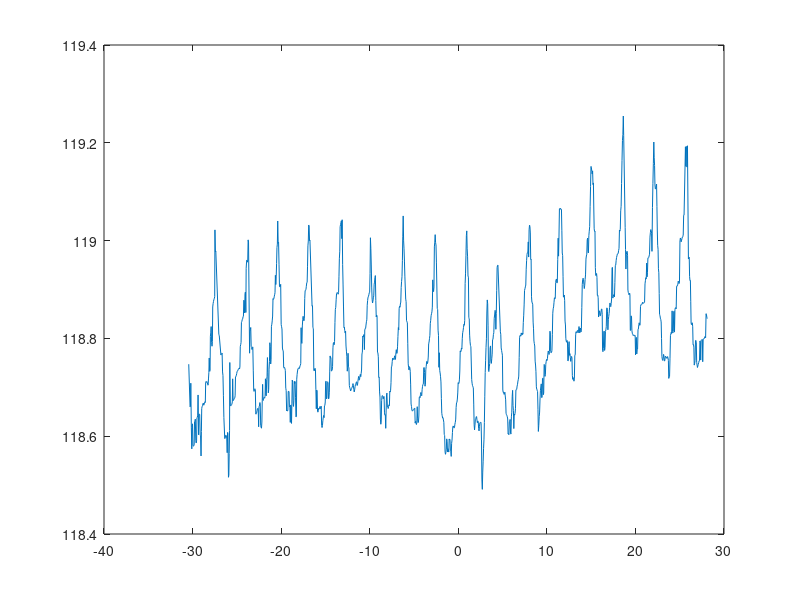

The MATLAB script that drew this image: (Note: this script raises an error after producing the figure.)
figure;
data = load("2_9_D3.txt");

%Truncate data based off of initial plot, adjust values to delete flags
x_length = data(1,1:1243);
z_depth = data(2,1:1243);

%Original Data Plot
plot(x_length, z_depth)
figure;

%Trendline
z_linear = z_depth;
x_linear = x_length;
coeff = polyfit(x_linear, z_linear, 1);
lin_fit = coeff(1)*x_length + coeff(2);

%Adjust Data for Surface Tilt
distance = z_depth - lin_fit;

%Filter data
filtered_z_depth = smoothdata(distance, "movmean", 15);

%Local Maxima
max = islocalmax(filtered_z_depth);

plot(x_length, distance);
hold on;
plot(x_length, filtered_z_depth, x_length(max),filtered_z_depth(max), 'r*');
title("2/9 A1 Depth vs Length");
xlabel("Length (mm)");
ylabel("Depth (mm)");
legend("Original Data", "Filtered Data", "Max Depth")